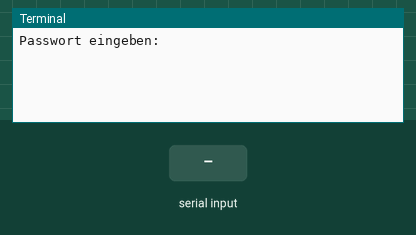
This program was run on a simulated Raspberry Pi (header pin numbers). Shown: the last lines printed to the terminal. The test bench sets the inputs (shaded band). Random numbers come from a fixed seed.

Above: at 1.2 s.
1.3 s: "1" typed at the terminal, then Enter
At 1.6 s:
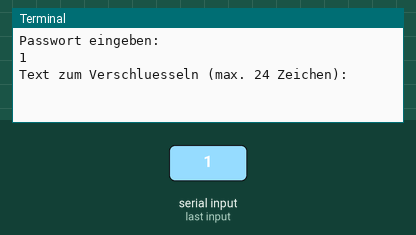
2.8 s: "0" typed at the terminal, then Enter
At 4.0 s:
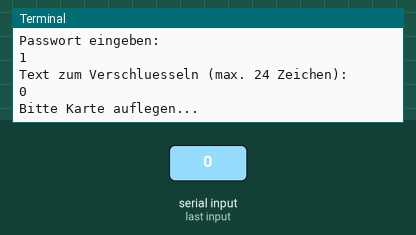

The program:

write_encrypted.py
```python
import hashlib
import hmac
import base64
import os
from mfrc522 import SimpleMFRC522
import RPi.GPIO as GPIO

reader = SimpleMFRC522()

def derive_key(password, salt):
    return hashlib.pbkdf2_hmac('sha256', password.encode(), salt, 100_000)

def xor_encrypt(data, key):
    return bytes([b ^ key[i % len(key)] for i, b in enumerate(data)])

try:
    password = input("Passwort eingeben: ")
    text = input("Text zum Verschluesseln (max. 24 Zeichen): ")
    if len(text) > 24:
        print("Text zu lang!")
        exit()

    salt = os.urandom(8)  # 8 Byte zufaelliges Salt
    key = derive_key(password, salt)

    data_bytes = text.encode("utf-8")
    encrypted = xor_encrypt(data_bytes, key)

    # HMAC berechnen
    mac = hmac.new(key, encrypted, hashlib.sha256).digest()

    full = salt + mac[:8] + encrypted  # Salt + HMAC (8 Byte) + Encrypted
    encoded = base64.b64encode(full).decode()

    print("Bitte Karte auflegen...")
    reader.write(encoded)
    print("Text sicher geschrieben.")
except Exception as e:
    print("Fehler beim Schreiben:", e)
finally:
    GPIO.cleanup()
```

Measured:
- after the input at 1.3 s, the terminal: prints a new line at once (image 1)
- after the input at 2.8 s, the terminal: prints a new line at once (image 2)
